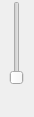
<?xml version="1.0" encoding="UTF-8"?>
<ui version="4.0">
 <class>AMixST::MixerCtrl</class>
 <widget class="QWidget" name="AMixST::MixerCtrl">
  <property name="geometry">
   <rect>
    <x>0</x>
    <y>0</y>
    <width>34</width>
    <height>117</height>
   </rect>
  </property>
  <property name="minimumSize">
   <size>
    <width>34</width>
    <height>0</height>
   </size>
  </property>
  <property name="focusPolicy">
   <enum>Qt::NoFocus</enum>
  </property>
  <property name="contextMenuPolicy">
   <enum>Qt::NoContextMenu</enum>
  </property>
  <property name="windowTitle">
   <string>Form</string>
  </property>
  <layout class="QVBoxLayout" name="verticalLayout" stretch="0,1">
   <property name="spacing">
    <number>1</number>
   </property>
   <property name="leftMargin">
    <number>1</number>
   </property>
   <property name="topMargin">
    <number>1</number>
   </property>
   <property name="rightMargin">
    <number>1</number>
   </property>
   <property name="bottomMargin">
    <number>1</number>
   </property>
   <item alignment="Qt::AlignHCenter">
    <widget class="QSlider" name="volume">
     <property name="maximumSize">
      <size>
       <width>16777215</width>
       <height>16777215</height>
      </size>
     </property>
     <property name="focusPolicy">
      <enum>Qt::NoFocus</enum>
     </property>
     <property name="maximum">
      <number>99</number>
     </property>
     <property name="orientation">
      <enum>Qt::Vertical</enum>
     </property>
     <property name="tickPosition">
      <enum>QSlider::NoTicks</enum>
     </property>
     <property name="tickInterval">
      <number>0</number>
     </property>
    </widget>
   </item>
   <item alignment="Qt::AlignHCenter">
    <widget class="QPushButton" name="toggle">
     <property name="sizePolicy">
      <sizepolicy hsizetype="Minimum" vsizetype="Minimum">
       <horstretch>0</horstretch>
       <verstretch>0</verstretch>
      </sizepolicy>
     </property>
     <property name="minimumSize">
      <size>
       <width>16</width>
       <height>16</height>
      </size>
     </property>
     <property name="maximumSize">
      <size>
       <width>32</width>
       <height>32</height>
      </size>
     </property>
     <property name="focusPolicy">
      <enum>Qt::NoFocus</enum>
     </property>
     <property name="text">
      <string/>
     </property>
     <property name="icon">
      <iconset resource="../amixst.qrc">
       <normaloff>:/icons/mute.png</normaloff>:/icons/mute.png</iconset>
     </property>
     <property name="iconSize">
      <size>
       <width>24</width>
       <height>24</height>
      </size>
     </property>
     <property name="flat">
      <bool>true</bool>
     </property>
    </widget>
   </item>
  </layout>
 </widget>
 <resources>
  <include location="../amixst.qrc"/>
 </resources>
 <connections/>
</ui>
